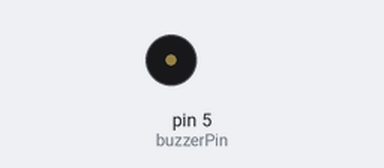
The sketch below on a simulated Arduino Uno, built with avr-gcc and run on an emulated ATmega328P. Shown: buzzer (waves = sounding).

Above: at 0.7 s.
Timing chart, 0 to 3.0 s (numbered marks = the images above):
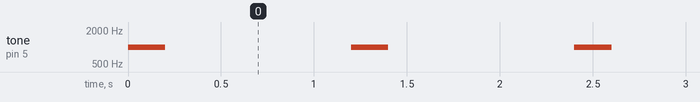

The sketch:

Buzzer_01.ino
```cpp
// D5 핀을 부저 핀으로 정의
const int buzzerPin = 5;

void setup() {
  // D5 핀을 출력으로 설정
  pinMode(buzzerPin, OUTPUT);
}

void loop() {
  // 1000Hz 주파수로 200ms(0.2초) 동안 소리 발생
  tone(buzzerPin, 1000);  // tone(pin, frequency)
  delay(200);            // 0.2초 대기

  // 부저 끄기
  noTone(buzzerPin);     // 소리 중지
  delay(1000);          // 1초 대기
}
```

Measured:
- by itself, tone on pin 5 (buzzerPin): alternates 1000 Hz for 0.20 s and silent for 1.0 s
